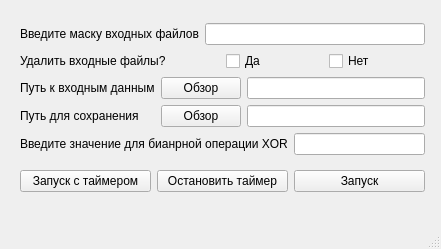
<?xml version="1.0" encoding="UTF-8"?>
<ui version="4.0">
 <class>MainWindow</class>
 <widget class="QMainWindow" name="MainWindow">
  <property name="geometry">
   <rect>
    <x>0</x>
    <y>0</y>
    <width>441</width>
    <height>249</height>
   </rect>
  </property>
  <property name="minimumSize">
   <size>
    <width>0</width>
    <height>0</height>
   </size>
  </property>
  <property name="maximumSize">
   <size>
    <width>16777215</width>
    <height>363</height>
   </size>
  </property>
  <property name="windowTitle">
   <string>MainWindow</string>
  </property>
  <widget class="QWidget" name="centralwidget">
   <widget class="QWidget" name="">
    <property name="geometry">
     <rect>
      <x>20</x>
      <y>14</y>
      <width>405</width>
      <height>188</height>
     </rect>
    </property>
    <layout class="QVBoxLayout" name="verticalLayout_6">
     <item>
      <layout class="QVBoxLayout" name="verticalLayout_5">
       <item>
        <layout class="QVBoxLayout" name="verticalLayout">
         <item>
          <layout class="QHBoxLayout" name="horizontalLayout_3">
           <item>
            <widget class="QLabel" name="label">
             <property name="text">
              <string>Введите маску входных файлов</string>
             </property>
            </widget>
           </item>
           <item>
            <widget class="QLineEdit" name="lineEdit"/>
           </item>
          </layout>
         </item>
         <item>
          <layout class="QHBoxLayout" name="horizontalLayout_2">
           <item>
            <widget class="QLabel" name="label_2">
             <property name="text">
              <string>Удалить входные файлы?</string>
             </property>
            </widget>
           </item>
           <item>
            <layout class="QHBoxLayout" name="horizontalLayout">
             <item>
              <widget class="QCheckBox" name="checkBox">
               <property name="text">
                <string>Да</string>
               </property>
              </widget>
             </item>
             <item>
              <widget class="QCheckBox" name="checkBox_2">
               <property name="text">
                <string>Нет</string>
               </property>
              </widget>
             </item>
            </layout>
           </item>
          </layout>
         </item>
        </layout>
       </item>
       <item>
        <layout class="QHBoxLayout" name="horizontalLayout_4">
         <item>
          <layout class="QVBoxLayout" name="verticalLayout_4">
           <item>
            <widget class="QLabel" name="label_3">
             <property name="text">
              <string>Путь к входным данным</string>
             </property>
            </widget>
           </item>
           <item>
            <widget class="QLabel" name="label_4">
             <property name="frameShape">
              <enum>QFrame::NoFrame</enum>
             </property>
             <property name="text">
              <string>Путь для сохранения</string>
             </property>
            </widget>
           </item>
          </layout>
         </item>
         <item>
          <layout class="QVBoxLayout" name="verticalLayout_2">
           <item>
            <widget class="QPushButton" name="pushButton_2">
             <property name="text">
              <string>Обзор</string>
             </property>
            </widget>
           </item>
           <item>
            <widget class="QPushButton" name="pushButton_3">
             <property name="text">
              <string>Обзор</string>
             </property>
            </widget>
           </item>
          </layout>
         </item>
         <item>
          <layout class="QVBoxLayout" name="verticalLayout_3">
           <item>
            <widget class="QLineEdit" name="lineEdit_2">
             <property name="readOnly">
              <bool>true</bool>
             </property>
            </widget>
           </item>
           <item>
            <widget class="QLineEdit" name="lineEdit_3">
             <property name="readOnly">
              <bool>true</bool>
             </property>
            </widget>
           </item>
          </layout>
         </item>
        </layout>
       </item>
       <item>
        <layout class="QHBoxLayout" name="horizontalLayout_11">
         <item>
          <widget class="QLabel" name="label_9">
           <property name="text">
            <string>Введите значение для бианрной операции XOR</string>
           </property>
          </widget>
         </item>
         <item>
          <widget class="QLineEdit" name="lineEdit_7">
           <property name="maxLength">
            <number>20</number>
           </property>
          </widget>
         </item>
        </layout>
       </item>
      </layout>
     </item>
     <item>
      <layout class="QGridLayout" name="gridLayout">
       <item row="0" column="0">
        <layout class="QHBoxLayout" name="horizontalLayout_5">
         <item>
          <widget class="QPushButton" name="pushButton_4">
           <property name="text">
            <string>Запуск с таймером</string>
           </property>
          </widget>
         </item>
         <item>
          <widget class="QPushButton" name="pushButton_5">
           <property name="text">
            <string>Остановить таймер</string>
           </property>
          </widget>
         </item>
         <item>
          <widget class="QPushButton" name="pushButton">
           <property name="text">
            <string>Запуск</string>
           </property>
          </widget>
         </item>
        </layout>
       </item>
      </layout>
     </item>
    </layout>
   </widget>
  </widget>
  <widget class="QMenuBar" name="menubar">
   <property name="geometry">
    <rect>
     <x>0</x>
     <y>0</y>
     <width>441</width>
     <height>22</height>
    </rect>
   </property>
  </widget>
  <widget class="QStatusBar" name="statusbar"/>
 </widget>
 <resources/>
 <connections/>
</ui>
